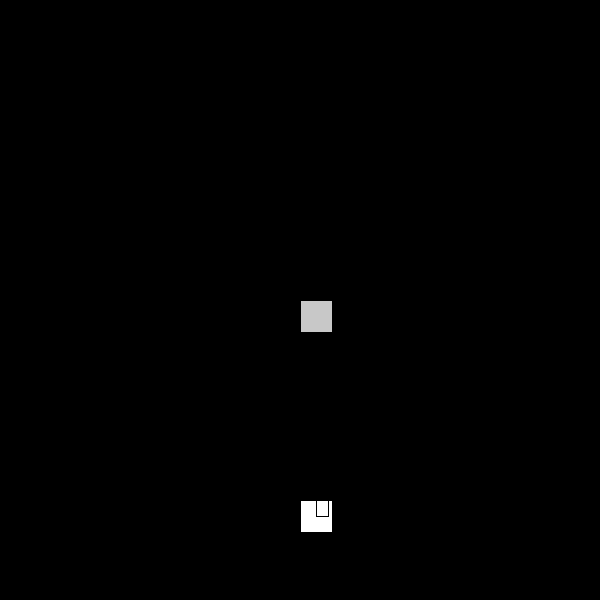
Frame 1 (no input)
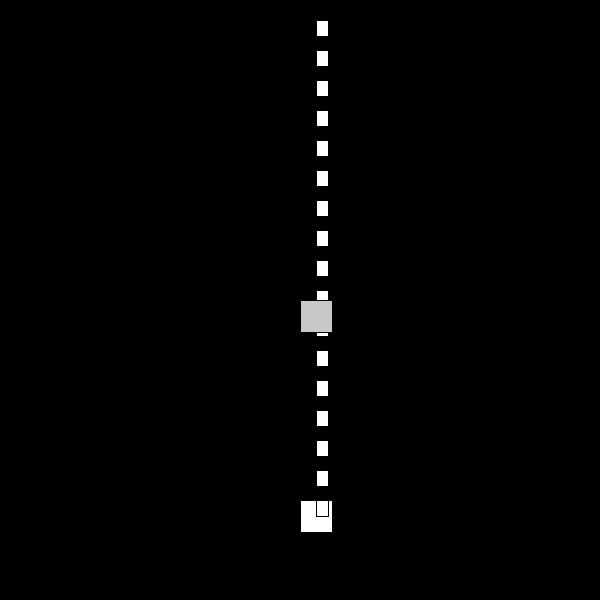
Frame 60 (the mouse pressed at the canvas centre just before this capture)
Frame 120 (the mouse held since frame 60 and released just before this capture): identical to frame 60, image omitted

The Processing sketch that drew these frames (run headless with seeded random() and noise(); from frame 60 on, the mouse is pressed at the canvas centre):

// Processing sketch: Game
// ── Game.pde
//bullet[] bullets = {};
player p1;
player p2;
projectile[] projectiles = {};
int projectileIndex = 0;
enemy enemy;
void setup(){
  //fullScreen();
  size(600,600);
  background(0);
  p1 = new player();
  p2 = new player();
  enemy = new enemy(300,300);
}

void draw(){
  background(0);
  p1.run();
  p2.run();
  projectiles = (projectile[])append(projectiles, new projectile((p1.x+p1.size/2), p1.y));
  projectiles = (projectile[])append(projectiles, new projectile((p2.x+p2.size/2), p2.y));
  for(int i = 0; i < projectiles.length; i++){
    projectiles[i].run();
  }
  enemy.run();
  
}

void keyPressed(){
  if ( keyCode == UP){
    p1.vy = -5;
    p1.vx = 0;
  }
  if (keyCode == DOWN){
    p1.vy = 5;
    p1.vx = 0;
  }
  if (keyCode == LEFT){
    p1.vx = -5;
    p1.vy = 0; 
  }
  if (keyCode == RIGHT){
    p1.vx = 5;
    p1.vy = 0;
  }
  if (key == 'a'){
    p2.vx = -3;
  }
  if (key == 'w'){
    p2.vy = -3;
  }
  if (key == 's'){
    p2.vy = 3;
  }
  if (key == 'd'){
    p2.vx = 3;
  }
} 
// ── bullet.pde
class bullet{
  float x = 0;
  float y = 0;
  float size = 5;
  float vy = 0;
  float vx = 0;
  int id;
  
  bullet(){
    move();
    display();
  
  
  
  }
  
  void move(){
    x += vx;
    y += vy;
  }
  
  void display(){
    rect(x,y,size,size);
  }
  
}
// ── enemy.pde
class enemy{
float x;
float y;
float size = 32;
float vx = 0;
float vy = 0;
boolean living = true;

  enemy(float _x,float _y){
    x = _x;
    y = _y;
  
  }
  
  void run(){
    move();
    display();
  }
  
  void display(){
  fill(200);
  rect(x,y,size,size);
  
  }
  
  void move(){
    y += vy;
    x += vx;
  }

}
// ── player.pde
class player{
    float x = (width / 2);
    float y = (height - 100);
    float size = 32;
    float vx = 0;
    float vy = 0;
    boolean living = true;
    boolean firing = false;
    
    
    player(){ 
    }
    
    void run(){
      move();
      display();
      wallcollide();    
    }
    
    void move(){
      x += vx;
      y += vy;
    
    }
    
    void display(){
      fill(255);
      rect(x,y,size,size);
    }
    
    void wallcollide(){
      if( x > width- size){
        x = width - size;
      }
      if (x < 0){
        x = 0;
      }
      if ( y > height - size){
        y = height - size;
      }
      if (y < 0){
        y = 0;
      }
    }


}
// ── projectile.pde
class projectile{
  float x;
  float y;
  float vy = -30;
  float w = 12;
  float h = 16;
  boolean active = true;
  int id;
  
  projectile(float _x, float _y){
    x = _x;
    y = _y;
    
  }
  
  void run(){
    display();
    move();
    collide();
    projectileIndex ++;
    id = projectileIndex;
  }
  
  void display(){
    if (active == true){
      rect(x,y,w,h);
    }
  }

  void move(){
    y += vy;
  }

  void hit(){
    active = false;
  }
  
  void collide(){
    if(y < 0){
      hit();
    }
  
  }
}
